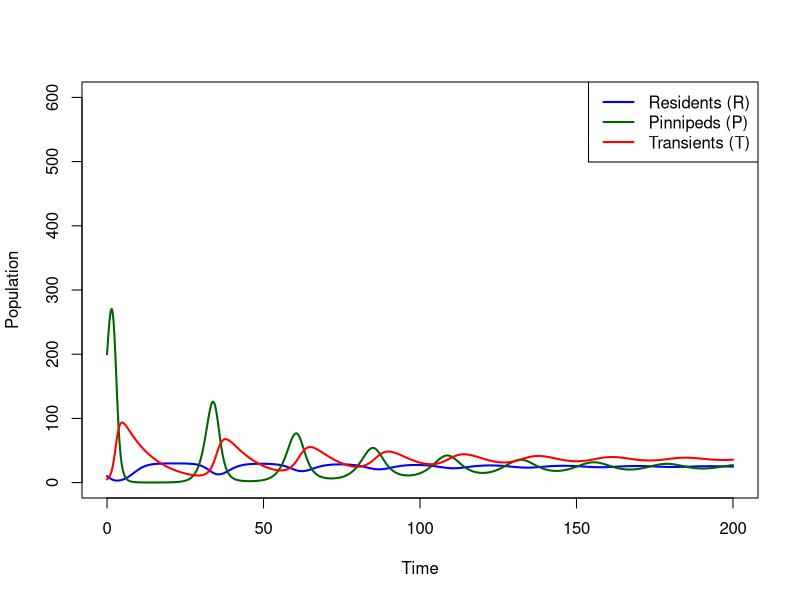
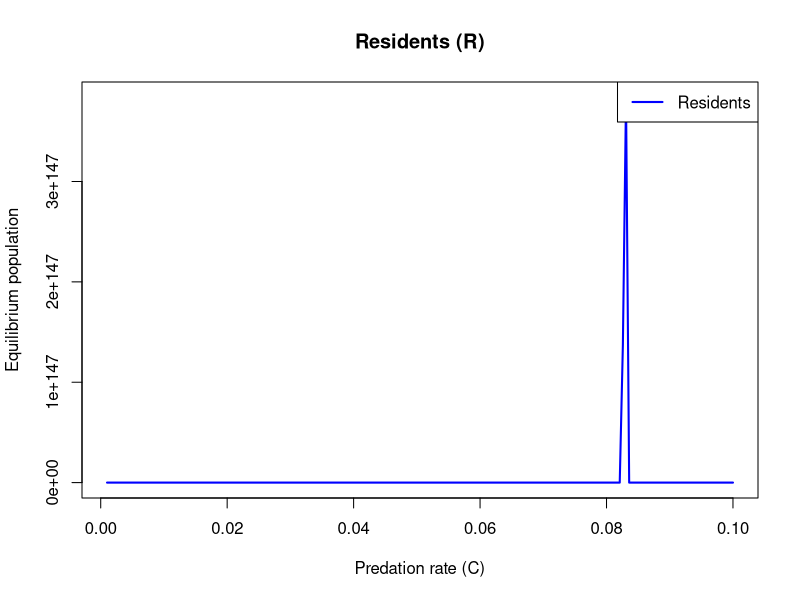
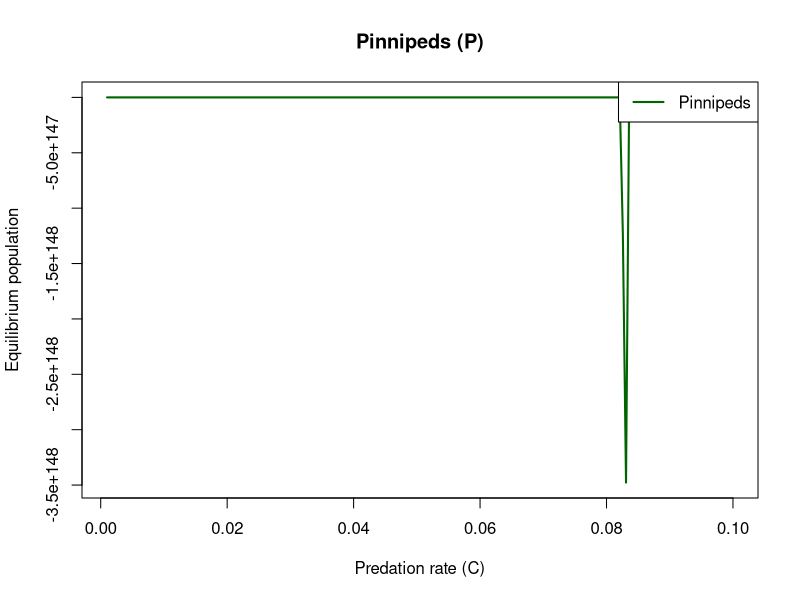
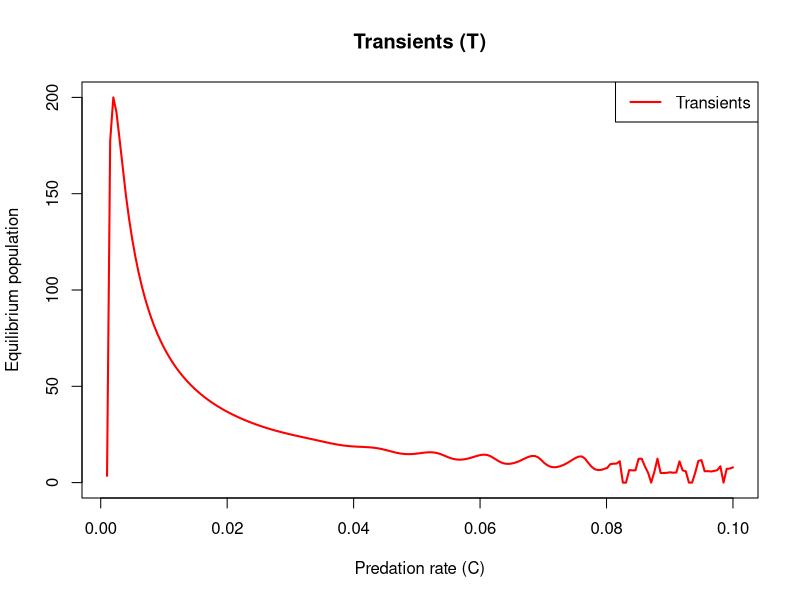
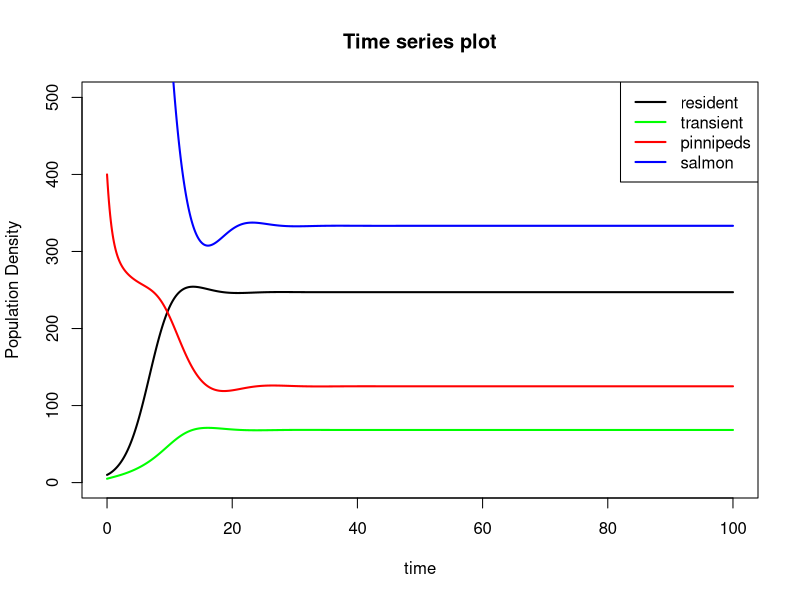
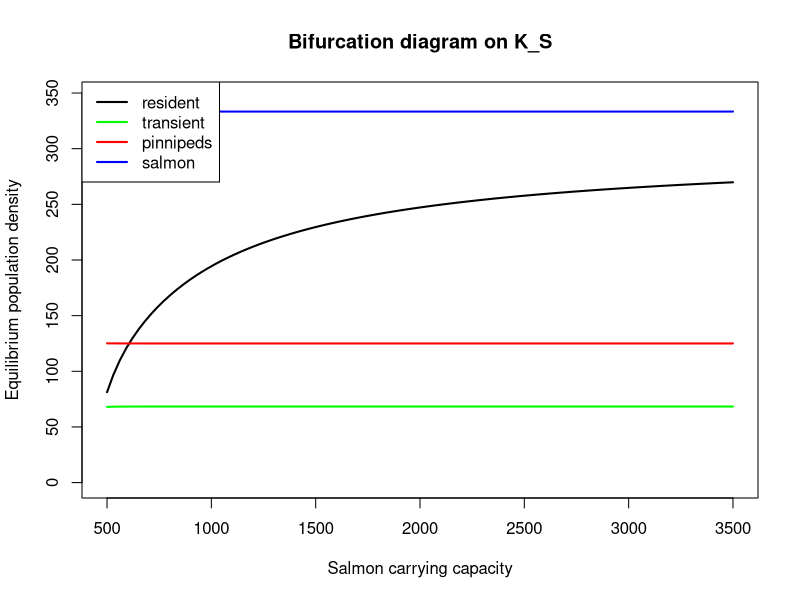

Source code (R) for these figures, in order:
## ---- chunk 1
knitr::opts_chunk$set(echo = TRUE,tidy.opts = list(width.cutoff = 60), tidy = TRUE)
## ---- chunk 2
library(deSolve)
## ---- chunk 3
# Parameters
r_R <- 0.5      # resident whale growth rate
K_R <- 30       # resident carrying capacity

r_P <- 0.8      # pinniped growth rate
K_P <- 500      # pinniped carrying capacity

alpha <- 0.2    # effect of pinnipeds on residents
beta  <- 0.6    # effect of residents on pinnipeds

C   <- 0.02     # predation rate
B   <- 0.2      # conversion efficiency
D_T <- 0.1      # transient whale death rate
## ---- chunk 4
R0 <- 10
P0 <- 200
T0 <- 5

state_ini <- c(R = R0,
               P = P0,
               T = T0)
## ---- chunk 5
modelA <- function(time, state, parameters){

  R <- state[1]
  P <- state[2]
  T <- state[3]

  # Resident whales (competition with P)
  dR <- r_R * R * (1 - (R + alpha*P)/K_R)

  # Pinnipeds (competition + predation)
  dP <- r_P * P * (1 - (P + beta*R)/K_P) -
        C * P * T

  # Transient whales (predator)
  dT <- B * C * P * T -
        D_T * T

  return(list(c(dR, dP, dT)))
}
## ---- chunk 6
time_vec <- seq(0, 200, length.out = 2000)

outA <- ode(y = state_ini,
            times = time_vec,
            func = modelA,
            parms = NULL)

outA <- as.data.frame(outA)
## ---- chunk 7
plot(outA$time, outA$R,
     type = "l",
     col = "blue",
     lwd = 2,
     ylim = c(0,600),
     xlab = "Time",
     ylab = "Population")

lines(outA$time, outA$P,
      col = "darkgreen",
      lwd = 2)

lines(outA$time, outA$T,
      col = "red",
      lwd = 2)

legend("topright",
       legend = c("Residents (R)",
                  "Pinnipeds (P)",
                  "Transients (T)"),
       col = c("blue","darkgreen","red"),
       lty = 1,
       lwd = 2)
## ---- chunk 8
# Equilibrium (Model A)
P_star <- D_T / (B * C)

R_star <- K_R - (alpha * D_T) / (B * C)

T_star <- (r_P / (C * K_P)) *
          (K_P - (D_T / (B * C)) -
           beta * K_R +
           (alpha * beta * D_T) / (B * C))

P_star
R_star
T_star
## ---- chunk 9
dR = 0
dP = 0
dT = 0

# Test derivatives at equilibrium
dR_test <- r_R * R_star *
           (1 - (R_star + alpha * P_star) / K_R)

dP_test <- r_P * P_star *
           (1 - (P_star + beta * R_star) / K_P) -
           C * P_star * T_star

dT_test <- B * C * P_star * T_star -
           D_T * T_star

dR_test
dP_test
dT_test

## ---- chunk 10
# Equilibrium without competition
R_not <- (K_R - alpha * K_P) /
         (1 - alpha * beta)

T_not <- (r_P / (C * K_P)) *
         (K_P - (D_T / (B * C)))

R_not
T_not
R_star > R_not
T_star < T_not
## ---- chunk 11
B * C * K_R > alpha * D_T
## ---- chunk 12
C_seq <- seq(0.001, 0.1, length.out = 200)
R_eq <- numeric(length(C_seq))
P_eq <- numeric(length(C_seq))
T_eq <- numeric(length(C_seq))
for(i in 1:length(C_seq)){

  C_temp <- C_seq[i]

  modelA_temp <- function(time, state, parameters){

    R <- state[1]
    P <- state[2]
    T <- state[3]

    dR <- r_R * R * (1 - (R + alpha*P)/K_R)

    dP <- r_P * P * (1 - (P + beta*R)/K_P) -
          C_temp * P * T

    dT <- B * C_temp * P * T -
          D_T * T

    return(list(c(dR,dP,dT)))
  }

  out <- ode(y = state_ini,
             times = seq(0,500,by=1),
             func = modelA_temp,
             parms = NULL)

  out <- as.data.frame(out)

  R_eq[i] <- tail(out$R,1)
  P_eq[i] <- tail(out$P,1)
  T_eq[i] <- tail(out$T,1)
}
## ---- chunk 13
# Diagram 1
# Resident whales
plot(C_seq, R_eq,
     type = "l",
     col = "blue",
     lwd = 2,
     xlab = "Predation rate (C)",
     ylab = "Equilibrium population",
     main = "Residents (R)")

legend("topright",
       legend = "Residents",
       col = "blue",
       lty = 1,
       lwd = 2)

# Diagram 2
# Pinnipeds
plot(C_seq, P_eq,
     type = "l",
     col = "darkgreen",
     lwd = 2,
     xlab = "Predation rate (C)",
     ylab = "Equilibrium population",
     main = "Pinnipeds (P)")

legend("topright",
       legend = "Pinnipeds",
       col = "darkgreen",
       lty = 1,
       lwd = 2)

# Diagram 3
# Transient whales
plot(C_seq, T_eq,
     type = "l",
     col = "red",
     lwd = 2,
     xlab = "Predation rate (C)",
     ylab = "Equilibrium population",
     main = "Transients (T)")

legend("topright",
       legend = "Transients",
       col = "red",
       lty = 1,
       lwd = 2)
## ---- chunk 14
B_R=0.03 # B is the efficiency with which resident whales consume and assimilate salmons
C_R=0.01 # C is the number of salmon captured per unit time per unit salmon density by an average resident whale
D_R=0.1 # death rate of resident whales

B_T=0.08 # B is the efficiency with which transient whales consume and assimilate pinnipeds
C_T=0.02 # C is the number of pinnipeds captured per unit time per unit pinniped density by an average transient whale
D_T=0.2 # death rate of transient whales

r_P=2 # growth rate of pinnipeds
K_P=500 # Carrying capacity of pinnipeds
a=0.1 # attack rate on pinnipeds

r_S=3 # growth rate of salmon
K_S=2000 # Carrying capacity of salmon
b=0.15 # attack rate on salmon
## ---- chunk 15
library(deSolve)
require(deSolve)

# predator-prey model
LV <- function(time,state,para) {
	B_R=para[1];C_r=para[2];D_R=para[3];B_T=para[4];C_T=para[5];D_T=para[6];r_P=para[7];K_P=para[8];a=para[9];r_S=para[10];K_S=para[11];b=para[12]
	# state variables
	R=state[1];T=state[2];P=state[3];S=state[4]
	# equation
	X1=R*(B_R*C_R*S-D_R)
	X2=T*(B_T*C_T*P-D_T)
	X3=r_P*P*(1-P/K_P-a*S/K_P)-C_T*P*T
	X4=r_S*S*(1-S/K_S-b*P/K_S)-C_R*S*R

	return(list(c(X1,X2,X3,X4)))
}

# input parameters
para=c(B_R,C_R,D_R,B_T,C_T,D_T,r_P,K_P,a,r_S,K_S,b)
# initialization
time=seq(from=0,to=100,length=1000)
ini=c(10,5,400,1600)
out=ode(ini,time,LV,para)
## ---- chunk 16
# Resident whales
plot(
    out[,1],out[,2],xlab="time",ylab="Population Density",type='l',lwd=2,
    # ylim=c(0,max(c(out[,2],out[,3],out[,4],out[,5])))
    ylim=c(0,500)
)
col_list=c("black","green","red","blue")
name_list=c("resident","transient","pinnipeds","salmon")
# Transient whales, pinnipeds, and salmon
lines(out[,1],out[,3],col=col_list[2],lwd=2)
lines(out[,1],out[,4],col=col_list[3],lwd=2)
lines(out[,1],out[,5],col=col_list[4],lwd=2)
# legends
legend("topright",legend=name_list,col=col_list,lwd=c(2,2,2,2))
title("Time series plot")
## ---- chunk 17
# Initialization
K_S_set=seq(K_S/4,K_S*7/4,length=100)
Req_set=rep(NaN,length(K_S_set))
Teq_set=rep(NaN,length(K_S_set))
Peq_set=rep(NaN,length(K_S_set))
Seq_set=rep(NaN,length(K_S_set))
# simulation
for (i in 1:length(K_S_set)) {
    para[11]=K_S_set[i]
    out=ode(ini,time,LV,para)
    Req_set[i]=mean(tail(out[,2],10))
    Teq_set[i]=mean(tail(out[,3],10))
    Peq_set[i]=mean(tail(out[,4],10))
    Seq_set[i]=mean(tail(out[,5],10))
}
# plot
col_list=c("black","green","red","blue")
name_list=c("resident","transient","pinnipeds","salmon")

plot(K_S_set,Req_set,xlab="Salmon carrying capacity",ylab="Equilibrium population density",type='l',lwd=2,
ylim=c(0,max(c(Req_set,Teq_set,Peq_set,Seq_set)))
)
# Transient whales, pinnipeds, and salmon
lines(K_S_set,Teq_set,col=col_list[2],lwd=2)
lines(K_S_set,Peq_set,col=col_list[3],lwd=2)
lines(K_S_set,Seq_set,col=col_list[4],lwd=2)
# legends
legend("topleft",legend=name_list,col=col_list,lwd=c(2,2,2,2))
title("Bifurcation diagram on K_S")
